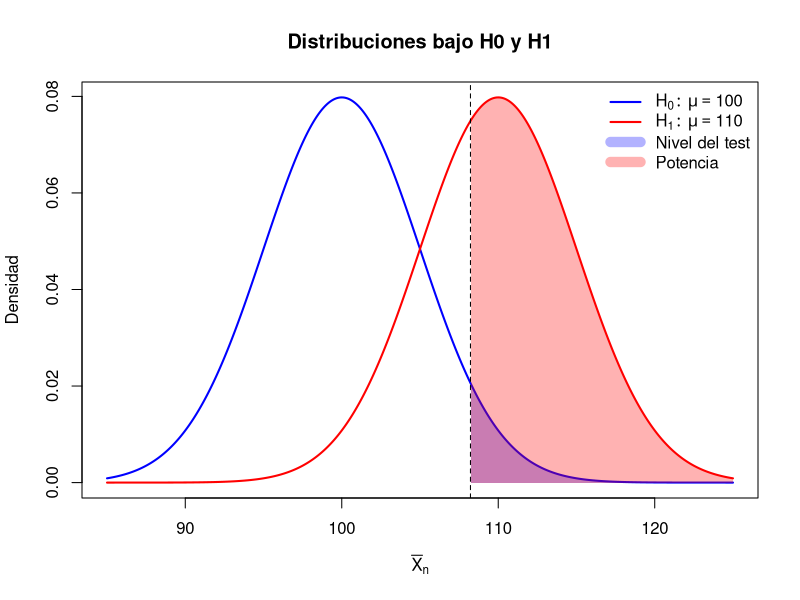
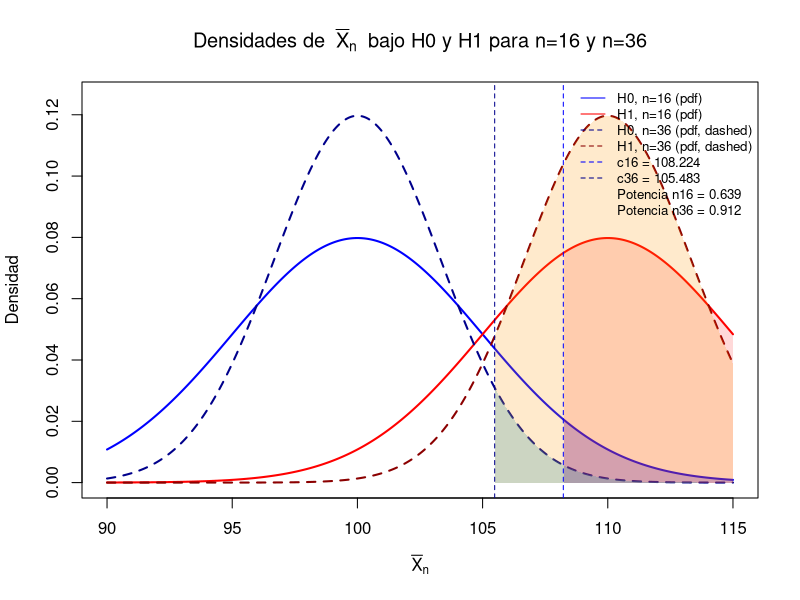

The R script that drew these images, in order: (Note: this script raises an error after producing the figures.)
#########Ej 5########

#a

n<- 16
sigma <- 20
mu0 <- 100

test<- function(prom){
  estadistico <- (prom - mu0)*sqrt(n)/sigma
  
  if (estadistico >= 1.645){
    return(1)
  }else{
    return(0)
  }
}



#b

# Parámetros


mu1 <- 110
alpha <- 0.05

# Desvío del promedio
sigma_xbar <- sigma / sqrt(n)

# Punto crítico
c <- mu0 + qnorm(1 - alpha) * sigma_xbar

# Eje de valores
x <- seq(85, 125, length = 1000)

# Densidades
f0 <- dnorm(x, mean = mu0, sd = sigma_xbar)
f1 <- dnorm(x, mean = mu1, sd = sigma_xbar)

# Gráfico base
plot(x, f0, type = "l", lwd = 2, col = "blue",
     ylab = "Densidad", xlab = expression(bar(X)[n]),
     main = "Distribuciones bajo H0 y H1")

lines(x, f1, lwd = 2, col = "red")

# Región crítica (nivel del test)
polygon(c(x[x > c], rev(x[x > c])),
        c(f0[x > c], rep(0, sum(x > c))),
        col = rgb(0, 0, 1, 0.3), border = NA)

# Potencia (bajo H1)
polygon(c(x[x > c], rev(x[x > c])),
        c(f1[x > c], rep(0, sum(x > c))),
        col = rgb(1, 0, 0, 0.3), border = NA)

# Línea vertical del punto crítico
abline(v = c, lty = 2)

# Leyenda
legend("topright",
       legend = c(expression(H[0]:~mu==100), expression(H[1]:~mu==110),
                  "Nivel del test", "Potencia"),
       col = c("blue", "red", rgb(0,0,1,0.3), rgb(1,0,0,0.3)),
       lwd = c(2,2,10,10), bty = "n")


#c

# Parámetros
mu0 <- 100
mu1 <- 110
sigma <- 20
alpha <- 0.05

# Caso n = 16
n1 <- 16
sd_xbar1 <- sigma / sqrt(n1)
c16 <- mu0 + qnorm(1 - alpha) * sd_xbar1

# Caso n = 36
n2 <- 36
sd_xbar2 <- sigma / sqrt(n2)
c36 <- mu0 + qnorm(1 - alpha) * sd_xbar2

# Eje x amplio que cubra ambas distribuciones
x <- seq(90, 115, length = 2000)

# Densidades
f0_n16 <- dnorm(x, mean = mu0, sd = sd_xbar1)  # H0, n=16
f1_n16 <- dnorm(x, mean = mu1, sd = sd_xbar1)  # H1, n=16
f0_n36 <- dnorm(x, mean = mu0, sd = sd_xbar2)  # H0, n=36
f1_n36 <- dnorm(x, mean = mu1, sd = sd_xbar2)  # H1, n=36

# Inicio del gráfico: densidad H0 n=16 (base)
plot(x, f0_n16, type = "l", lwd = 2, col = "blue",
     ylim = c(0, max(f0_n16, f1_n16, f0_n36, f1_n36)*1.05),
     xlab = expression(bar(X)[n]), ylab = "Densidad",
     main = "Densidades de " ~ bar(X)[n] ~ " bajo H0 y H1 para n=16 y n=36")

# Agregar las otras densidades
lines(x, f1_n16, lwd = 2, col = "red")
lines(x, f0_n36, lwd = 2, col = "darkblue", lty = 2)  # H0 n=36 (línea discontinua)
lines(x, f1_n36, lwd = 2, col = "darkred",  lty = 2)  # H1 n=36 (línea discontinua)

# Sombrear región de rechazo y potencia para n=16 (azul claro / rojo claro)
ix16 <- which(x > c16)
polygon(c(x[ix16], rev(x[ix16])),
        c(f0_n16[ix16], rep(0, length(ix16))),
        col = rgb(0,0,1,0.25), border = NA)  # nivel (H0, n=16)
polygon(c(x[ix16], rev(x[ix16])),
        c(f1_n16[ix16], rep(0, length(ix16))),
        col = rgb(1,0,0,0.15), border = NA)  # potencia (H1, n=16)

# Sombrear región de rechazo y potencia para n=36 (otro color semitransparente)
ix36 <- which(x > c36)
polygon(c(x[ix36], rev(x[ix36])),
        c(f0_n36[ix36], rep(0, length(ix36))),
        col = rgb(0,0.6,0.8,0.25), border = NA)   # nivel (H0, n=36)
polygon(c(x[ix36], rev(x[ix36])),
        c(f1_n36[ix36], rep(0, length(ix36))),
        col = rgb(1,0.6,0,0.20), border = NA)     # potencia (H1, n=36)

# Líneas verticales de puntos críticos
abline(v = c16, lty = 2, col = "blue")
abline(v = c36, lty = 2, col = "darkblue")

# Leyenda con valores numéricos
legend("topright",
       legend = c(
         paste0("H0, n=16 (pdf)"),
         paste0("H1, n=16 (pdf)"),
         paste0("H0, n=36 (pdf, dashed)"),
         paste0("H1, n=36 (pdf, dashed)"),
         paste0("c16 = ", round(c16,3)),
         paste0("c36 = ", round(c36,3)),
         paste0("Potencia n16 = ", round(1 - pnorm((c16 - mu1)/sd_xbar1),3)),
         paste0("Potencia n36 = ", round(1 - pnorm((c36 - mu1)/sd_xbar2),3))
       ),
       col = c("blue","red","darkblue","darkred","blue","darkblue","black","black"),
       lty = c(1,1,2,2,2,2,NA,NA), bty = "n", cex = 0.8)




######Ej 6########


#a 

valor_critico <- qt(0.92, 11)

grasa <- c(21, 18, 19, 16, 18, 24, 22, 19, 24, 14, 18, 15)

promedio <- mean(grasa)
s <- sd(grasa)

estadistico <- sqrt(12) *(promedio - 18)/s


######Ej 9######

#e

# Parámetros
n <- 50
p0 <- 0.3
alpha <- 0.05
z <- qnorm(1 - alpha/2)

# Vector de valores verdaderos de p
p <- seq(0.05, 0.95, by = 0.001)

# Funciones de potencia


pi_T <- 1 - pnorm(z - sqrt(n)*(p - p0)/sqrt(p*(1-p))) +
  pnorm(-z - sqrt(n)*(p - p0)/sqrt(p*(1-p)))

# Gráfico
plot(p, pi_W, type = "l", col = "blue", lwd = 2,
     ylim = c(0,1), xlab = "p verdadero", ylab = "Potencia aproximada",
     main = "Funciones de potencia aproximadas (n = 50, p0 = 0.3)")
lines(p, pi_T, col = "red", lwd = 2, lty = 2)
abline(v = p0, lty = 3)
legend("bottomright", legend = c("Test clásico (W)", "Test plug-in (T)"),
       col = c("blue", "red"), lwd = 2, lty = c(1,2))



#f


set.seed(123)  # reproducibilidad

n <- 50
p0 <- 0.3
alpha <- 0.05
z <- qnorm(1 - alpha/2)
p_vals <- c(0.03, 0.1, 0.2, 0.3, 0.4, 0.5, 0.6, 0.7, 0.8, 0.9, 0.97)
B <- 100000  # cantidad de simulaciones

# vectores donde guardamos las potencias
pi_W <- numeric(length(p_vals))
pi_T <- numeric(length(p_vals))

for (i in seq_along(p_vals)) {
  p <- p_vals[i]
  
  # simulamos muestras de tamaño n, repetidas B veces
  Xbar <- rbinom(B, n, p) / n
  
  # estadísticos
  W <- sqrt(n) * (Xbar - p0) / sqrt(p0*(1 - p0))
  T <- sqrt(n) * (Xbar - p0) / sqrt(Xbar*(1 - Xbar))
  
  # rechazos
  pi_W[i] <- mean(abs(W) > z)
  pi_T[i] <- mean(abs(T) > z)
}

# mostramos resultados
res <- data.frame(p = p_vals, potencia_W = pi_W, potencia_T = pi_T)
print(res)

# gráfico interpolado
plot(p_vals, pi_W, type = "o", pch = 16, col = "blue", ylim = c(0,1),
     xlab = "p verdadero", ylab = "Potencia estimada",
     main = "Funciones de potencia simuladas (n = 50, p0 = 0.3)")
lines(p_vals, pi_T, type = "o", pch = 17, col = "red", lty = 2)
abline(v = p0, lty = 3)
legend("bottomright", legend = c("Test clásico (W)", "Test plug-in (T)"),
       col = c("blue", "red"), lwd = 2, pch = c(16,17), lty = c(1,2))


######EJ 12#######

#a
set.seed(2025)

Nsim <- 200000
n1 <- 20
n2 <- 10
alpha <- 0.05
z <- qnorm(1 - alpha)   # percentil 0.95, umbral unilateral

rejects <- 0L

for (i in 1:Nsim) {
  x1 <- rnorm(n1, mean = 0, sd = 1)      # bajo H0: mu = 0
  T1 <- sqrt(n1) * mean(x1)
  if (T1 > z) {
    rejects <- rejects + 1
  } else {
    x2 <- rnorm(n2, mean = 0, sd = 1)
    x_all <- c(x1, x2)
    T30 <- sqrt(n1 + n2) * mean(x_all)
    if (T30 > z) rejects <- rejects + 1
  }
}

p_hat <- rejects / Nsim
cat("Rechazo empírico (nivel real):", p_hat, "\n")

#El nivel queda aproximandamente 0.07.


#b

Nsim <- 200000
n1 <- 20
n2 <- 10
alpha <- 0.05
z <- qnorm(1 - alpha)   # percentil 0.95, umbral unilateral
mus <- c(0.5, 1, 2, 5, 10)
potencias <- 0


for (j in 1:length(mus)){
  rejects <- 0L
  for (i in 1:Nsim) {
    x1 <- rnorm(n1, mean = mus[j], sd = 1)      # bajo H0: mu = 0
    T1 <- sqrt(n1) * mean(x1)
    if (T1 > z) {
      rejects <- rejects + 1
    } else {
      x2 <- rnorm(n2, mean = mus[j], sd = 1)
      x_all <- c(x1, x2)
      T30 <- sqrt(n1 + n2) * mean(x_all)
      if (T30 > z) rejects <- rejects + 1
    }
  }
  
  potencias[j] <- rejects / Nsim

}


########EJ 16#########

datos_x <- c(25, 19.5, 16.6, 21.3, 20.7, 16.8)
datos_y <- c(23.8, 19, 15.9, 20.4, 19.6, 15.8)

datosD <- datos_x - datos_y



library(ggplot2)

datos <- data.frame(val = datosD)

ggplot(datos, aes(sample = val)) +
  stat_qq() +
  stat_qq_line() +
  ggtitle("QQ-Plot de datos_x")



D_raya <- mean(datosD)
S <- sd(datosD)


#######Cuestionario##########

datos <- c(24, 21, 27, 28, 23, 22, 36, 24, 33, 14, 25)

S2 <- var(datos)

U_obs <- 10*S2/49

p_val <- pchisq(U_obs,10)


#4.5
sa <- 2.86
sb <- 2.22
xa <- 7.32
xb <- 8.26
na <- 66
nb <- 66

sp2 <- ((2.86)^2 * 65 + (2.22^2)*65) / (66+66-2)

Tobs <- abs(xa - xb)/(sqrt(sp2*(1/na + 1/nb)))
pval <- 2 * pnorm(Tobs,0,1, lower.tail = FALSE)

limInf<- xa - xb - qnorm(0.005,0,1, lower.tail = FALSE) * sqrt(sp2 *(1/na + 1/nb))
limSup<- xa - xb + qnorm(0.005,0,1, lower.tail = FALSE) * sqrt(sp2 *(1/na + 1/nb)) 


#4.6
p0 <- 0.92
xRaya <- 118/130

tobs <- sqrt(130) *(xRaya - p0)/sqrt(p0*(1-p0))

pVal <- pnorm(tobs)

nmin <- ((-1.645) * sqrt(p0*(1-p0))/(-0.01))^2

